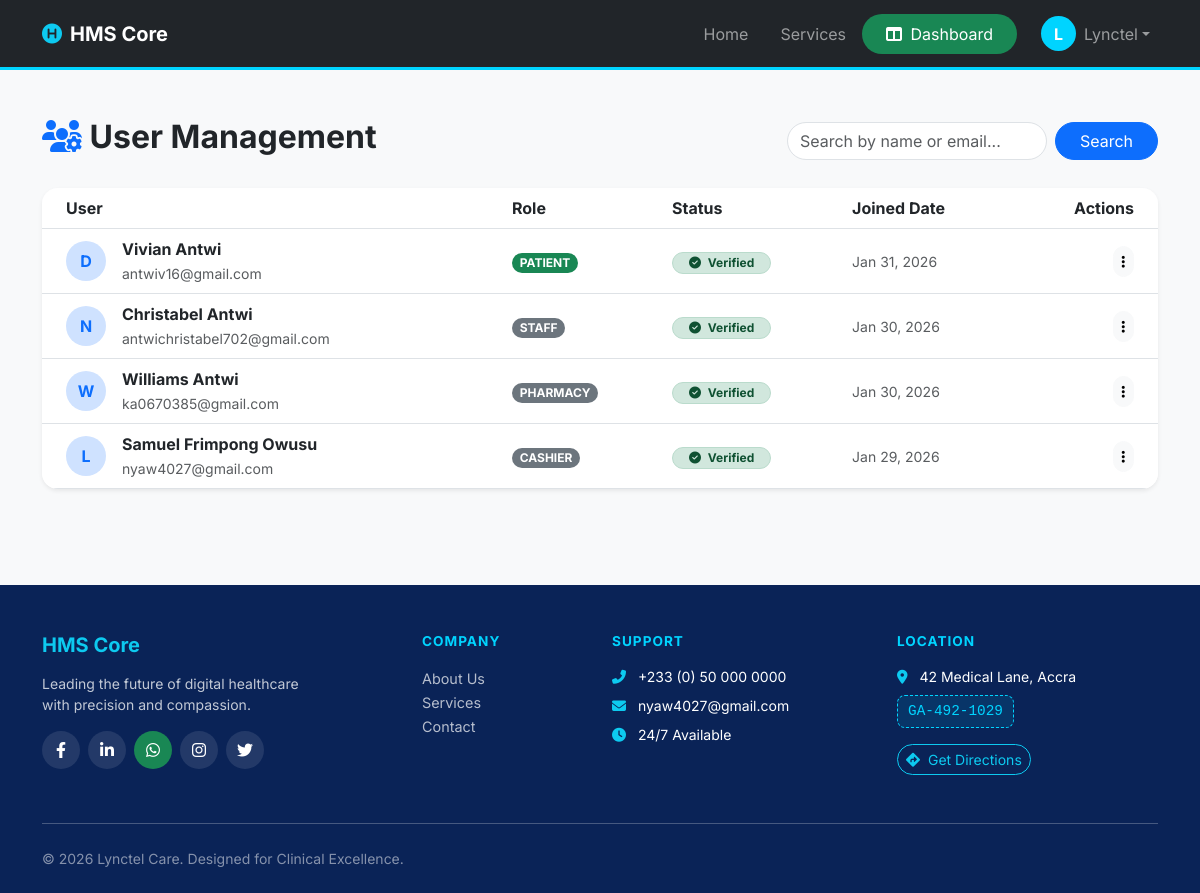
The app's page /manager/users/ (signed in) with its own data.
### accounts/models.py (models this page shows, shortened)
class User(AbstractUser):
    ROLE_CHOICES = (
        ('doctor', 'Doctor'),
        ('patient', 'Patient'),
        ('cashier', 'Cashier'),
        ('manager', 'Manager'),
        ('staff', 'Staff'),
        ('pharmacist', 'Pharmacist'), # Added this so your dashboard logic makes sense
        ('lab_tech', 'Lab Technician'),
    )
    role = models.CharField(max_length=20, choices=ROLE_CHOICES, default='patient')
    phone_number = models.CharField(max_length=15, blank=True, null=True)
    address = models.TextField(blank=True, null=True)
    date_of_birth = models.DateField(blank=True, null=True)
    profile_picture = models.ImageField(upload_to='profile_pics/', blank=True, null=True)
    created_at = models.DateTimeField(auto_now_add=True)
    updated_at = models.DateTimeField(auto_now=True)
    class Meta:
        ordering = ['-created_at']

### manager/models.py (models this page shows, shortened)
class HospitalSetting(models.Model):
    hospital_name = models.CharField(max_length=200, default="HMS Core International")
    support_email = models.EmailField(default="admin@hms-core.com")
    maintenance_mode = models.BooleanField(default=False)
    night_mode = models.BooleanField(default=False)
    email_notifications_enabled = models.BooleanField(default=True) # New Field
    @classmethod
    def load(cls):
        obj, created = cls.objects.get_or_create(pk=1)
        return obj

### accounts/views.py (the view)
# urls.py: path('manager/users/', views.manage_users, name='manage_users'),
@login_required
def manage_users(request):
    if not (request.user.is_superuser or request.user.role == 'manager'):
        return redirect('dashboard')
    query = request.GET.get('search', '')
    users = User.objects.all().order_by('-date_joined')
    if query:
        users = users.filter(username__icontains=query) | users.filter(email__icontains=query)
    return render(request, 'manager/manage_users.html', {'users': users})

### manager/context_processors.py (called while the page is built)
def hospital_settings(request):
    return {
        'hospital_settings': HospitalSetting.load()
    }

### templates/manager/manage_users.html (shortened to what this page needs)
{% extends 'shared/base.html' %}
{% block content %}
<div class="container py-5">
    <div class="d-flex justify-content-between align-items-center mb-4">
        <h2 class="fw-bold"><i class="fas fa-users-cog text-primary"></i> User Management</h2>
        <form class="d-flex" method="GET">
            <input class="form-control me-2 rounded-pill" type="search" name="search" placeholder="Search by name or email..." value="{{ request.GET.search }}">
            <button class="btn btn-primary rounded-pill px-4" type="submit">Search</button>
        </form>
    </div>
    <div class="card border-0 shadow-sm rounded-4 overflow-hidden">
        <div class="table-responsive">
            <table class="table table-hover align-middle mb-0">
                <thead class="bg-light">
                    <tr>
                        <th class="ps-4">User</th>
                        <th>Role</th>
                        <th>Status</th>
                        <th>Joined Date</th>
                        <th class="text-end pe-4">Actions</th>
                    </tr>
                </thead>
                <tbody>
                    {% for u in users %}
                    <tr>
                        <td class="ps-4">
                            <div class="d-flex align-items-center">
                                <div class="avatar-sm me-3 bg-primary-subtle text-primary rounded-circle d-flex align-items-center justify-content-center fw-bold" style="width: 40px; height: 40px;">
                                    {{ u.username|first|upper }}
                                </div>
                                <div>
                                    <span class="d-block fw-bold text-dark">{{ u.get_full_name|default:u.username }}</span>
                                    <span class="text-muted small">{{ u.email }}</span>
                                </div>
                            </div>
                        </td>
                        <td>
                            <span class="badge {% if u.role == 'doctor' %}bg-info{% elif u.role == 'manager' %}bg-dark{% elif u.role == 'patient' %}bg-success{% else %}bg-secondary{% endif %} rounded-pill">
                                {{ u.role|upper|default:"NONE" }}
                            </span>
                        </td>
                        <td>
                            {% if not u.is_active %}
                                <span class="badge bg-danger rounded-pill">
                                    <i class="fas fa-user-slash me-1"></i> Deactivated
                                </span>
                            {% elif u.profile.is_verified %}
                                <span class="badge bg-success-subtle text-success border border-success-subtle rounded-pill px-3">
                                    <i class="fas fa-check-circle me-1"></i> Verified
                                </span>
                            {% else %}
                                <span class="badge bg-warning-subtle text-warning border border-warning-subtle rounded-pill px-3">
                                    <i class="fas fa-clock me-1"></i> Pending
                                </span>
                            {% endif %}
                        </td>
                        <td class="text-muted small">{{ u.date_joined|date:"M d, Y" }}</td>
                        <td class="text-end pe-4">
                            <div class="dropdown">
                                <button class="btn btn-light btn-sm rounded-pill" data-bs-toggle="dropdown">
                                    <i class="fas fa-ellipsis-v"></i>
                                </button>
                            </div>
                        </td>
                    </tr>
                    {% endfor %}
                </tbody>
            </table>
        </div>
    </div>
</div>
{% endblock %}

### templates/shared/base.html (shortened to what this page needs)
<!DOCTYPE html>
<html lang="en" data-theme="{{ hospital_settings.night_mode|yesno:'dark,light' }}">
<head>
    {% load static %}
    <link href="https://cdn.jsdelivr.net/npm/bootstrap@5.3.0/dist/css/bootstrap.min.css" rel="stylesheet">
    <link rel="stylesheet" href="https://cdnjs.cloudflare.com/ajax/libs/font-awesome/6.4.0/css/all.min.css">
</head>
<body>
    <nav class="navbar navbar-expand-lg navbar-dark bg-dark sticky-top">
        <div class="container">
            <a class="navbar-brand fw-bold" href="{% url 'home' %}">
                <i class="fas fa-hospital-symbol text-info me-2"></i>HMS Core
            </a>
            <div class="collapse navbar-collapse" id="navbarNav">
                <ul class="navbar-nav ms-auto align-items-center">
                    <li class="nav-item"><a class="nav-link px-3" href="{% url 'home' %}">Home</a></li>
                    <li class="nav-item"><a class="nav-link px-3" href="{% url 'services' %}">Services</a></li>
                    {% if user.is_authenticated %}
                        <li class="nav-item">
                            <a class="nav-link btn btn-dashboard px-4 rounded-pill me-lg-3 text-white" href="{% url 'dashboard' %}">
                                <i class="fas fa-columns me-1"></i> Dashboard
                            </a>
                        </li>
                        <li class="nav-item dropdown">
                            <a class="nav-link dropdown-toggle d-flex align-items-center" href="#" id="navbarDropdown" role="button" data-bs-toggle="dropdown">
                                <div class="user-avatar me-2">
                                    {{ user.username|slice:":1"|upper }}
                                </div>
                                <span class="d-none d-lg-inline">{{ user.username|capfirst }}</span>
                            </a>
                        </li>
                    {% else %}
                        <li class="nav-item"><a class="nav-link px-3" href="{% url 'login' %}">Login</a></li>
                        <li class="nav-item">
                            <a class="nav-link btn btn-login-nav px-4 rounded-pill text-white ms-lg-2" href="{% url 'register' %}">Register</a>
                        </li>
                    {% endif %}
                </ul>
            </div>
        </div>
    </nav>
    <main>
        {% block content %}{% endblock %}
    </main>
    <footer class="custom-footer pt-5 pb-4 mt-5">
        <div class="container">
            <div class="row g-4">
                <div class="col-lg-3 col-md-6">
                    <h5 class="fw-bold mb-3 text-info">HMS Core</h5>
                    <p class="small opacity-75">Leading the future of digital healthcare with precision and compassion.</p>
                    <div class="d-flex gap-2 mt-3">
                        <a href="#" class="social-circle"><i class="fab fa-facebook-f"></i></a>
                        <a href="#" class="social-circle"><i class="fab fa-linkedin-in"></i></a>
                        <a href="https://wa.me/233500000000" class="social-circle bg-success"><i class="fab fa-whatsapp"></i></a>
                        <a href="#" class="social-circle"><i class="fab fa-instagram"></i></a>
                        <a href="#" class="social-circle"><i class="fab fa-twitter"></i></a>
                    </div>
                </div>
                <div class="col-lg-2 col-md-6 offset-lg-1">
                    <h6 class="footer-heading mb-3">Company</h6>
                    <ul class="list-unstyled">
                        <li><a href="{% url 'about' %}" class="footer-link">About Us</a></li>
                        <li><a href="{% url 'services' %}" class="footer-link">Services</a></li>
                        <li><a href="{% url 'contact' %}" class="footer-link">Contact</a></li>
                    </ul>
                </div>
                <div class="col-lg-3 col-md-6">
                    <h6 class="footer-heading mb-3">Support</h6>
                    <p class="small mb-2"><i class="fas fa-phone-alt me-2 text-info"></i> +233 (0) 50 000 0000</p>
                    <p class="small mb-2"><i class="fas fa-envelope me-2 text-info"></i> {{ hospital_settings.support_email }}</p>
                    <p class="small"><i class="fas fa-clock me-2 text-info"></i> 24/7 Available</p>
                </div>
                <div class="col-lg-3 col-md-6">
                    <h6 class="footer-heading mb-3">Location</h6>
                    <p class="small mb-2"><i class="fas fa-map-marker-alt me-2 text-info"></i> 42 Medical Lane, Accra</p>
                    <div class="gps-badge d-inline-block mb-3">GA-492-1029</div>
                    <br>
                    <a href="https://maps.google.com" target="_blank" class="btn btn-sm btn-outline-info rounded-pill">
                        <i class="fas fa-directions me-1"></i> Get Directions
                    </a>
                </div>
            </div>
            <hr class="mt-5 mb-4 border-light opacity-10">
            <div class="row align-items-center">
                <div class="col-md-6 text-center text-md-start">
                    <p class="small opacity-50 mb-0">© 2026 {{ hospital_settings.hospital_name }}. Designed for Clinical Excellence.</p>
                </div>
            </div>
        </div>
    </footer>
</body>
</html>

### templates/shared/base.html (style rules this page uses)
:root { --medical-blue: #0a2357; --medical-info: #00d4ff; --medical-green: #198754; --bg-light: #f8f9fa; }
body { display: flex; flex-direction: column; min-height: 100vh; font-family: 'Inter', sans-serif; background-color: var(--bg-light); transition: background 0.3s ease; }
main { flex: 1; }
.navbar { border-bottom: 3px solid var(--medical-info); }
.btn-dashboard { background-color: var(--medical-green) !important; color: white !important; border: none; transition: 0.3s; }
.user-avatar { width: 35px; height: 35px; background: var(--medical-info); color: white; border-radius: 50%; display: flex; align-items: center; justify-content: center; font-weight: bold; }
.custom-footer { background-color: var(--medical-blue); color: #ffffff; }
.footer-link { color: rgba(255,255,255,0.7); text-decoration: none; transition: 0.3s; font-size: 0.9rem; }
.social-circle { width: 38px; height: 38px; background: rgba(255,255,255,0.1); display: inline-flex; align-items: center; justify-content: center; border-radius: 50%; color: white; text-decoration: none; transition: 0.3s; }
.footer-heading { color: var(--medical-info); font-weight: 700; text-transform: uppercase; font-size: 0.85rem; letter-spacing: 1px; }
.gps-badge { background: rgba(0, 212, 255, 0.1); border: 1px dashed var(--medical-info); color: var(--medical-info); padding: 5px 10px; border-radius: 8px; font-family: monospace; font-size: 0.9rem; }

### templates/manager/manage_users.html (style rules this page uses)
.bg-success-subtle { background-color: #d1e7dd; }
.text-success { color: #0f5132 !important; }
.border-success-subtle { border-color: #badbcc !important; }

### records on screen
User: username "L", username "Lynctel", username|first "L", get_full_name "Samuel Frimpong Owusu", email "nyaw4027@gmail.com", role "CASHIER", is_active True (drawn), date_joined "Jan 29, 2026"
User: username|first "D", get_full_name "Vivian Antwi", email "antwiv16@gmail.com", role "PATIENT", is_active True (drawn), date_joined "Jan 31, 2026"
User: username|first "N", get_full_name "Christabel Antwi", email "antwichristabel702@gmail.com", role "STAFF", is_active True (drawn), date_joined "Jan 30, 2026"
User: username|first "W", get_full_name "Williams Antwi", email "ka0670385@gmail.com", role "PHARMACY", is_active True (drawn), date_joined "Jan 30, 2026"
HospitalSetting: support_email "nyaw4027@gmail.com", hospital_name "Lynctel Care"
